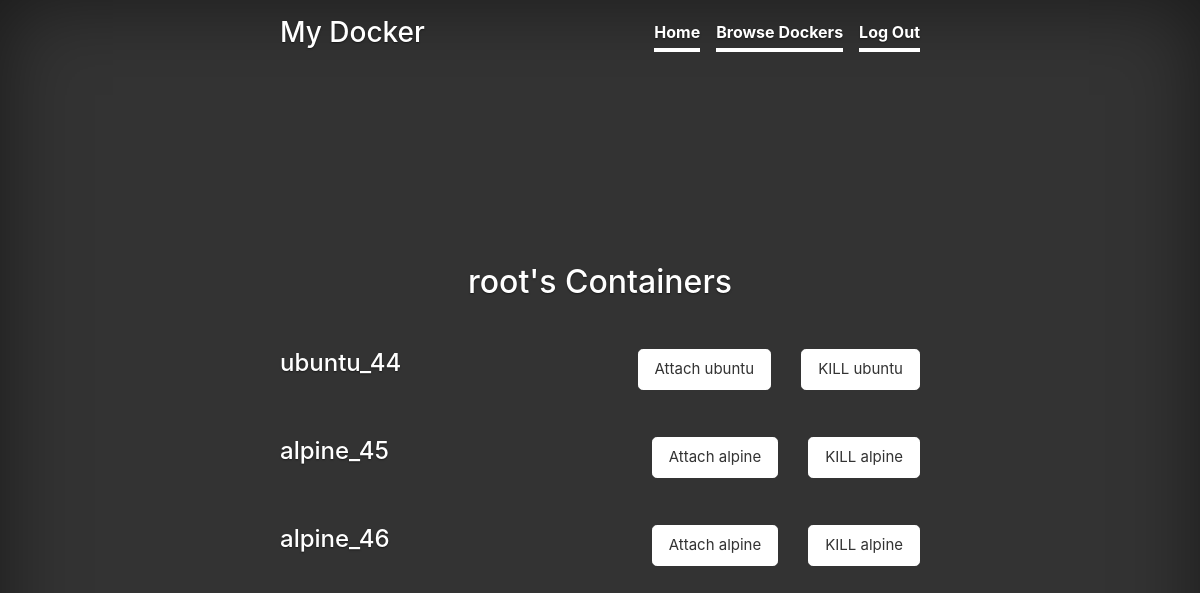
The page / (signed in) on the database as committed earlier.
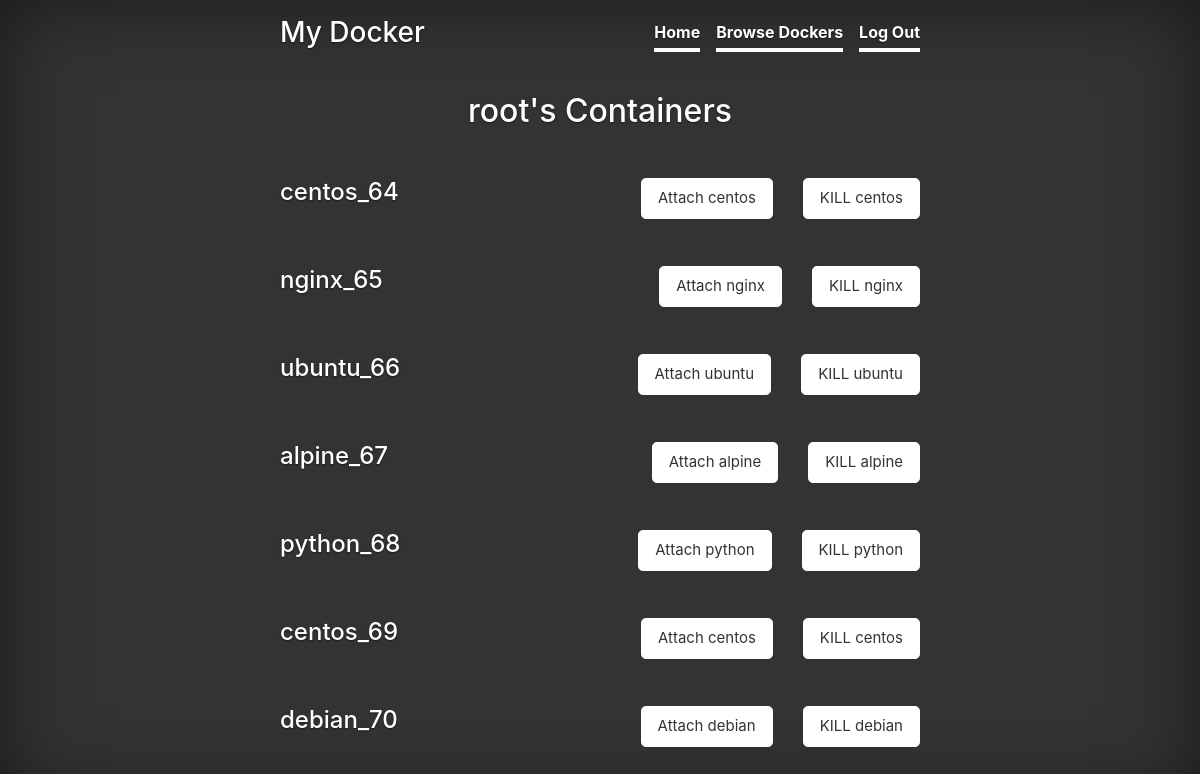
The same page on the database as committed later.
### users/models.py (models this page shows, shortened)
class Machines(models.Model):
	user = models.ForeignKey(User, on_delete=models.CASCADE,related_name="machine")
	instance_id = models.TextField()
	instance_name = models.TextField()

### users/views.py (the view)
# urls.py: 2. Add a URL to urlpatterns:  path('', views.home, name='home')
def home(request):
    if request.user.is_authenticated:
        username = request.user.username
        u = User.objects.get(username=username)
        user_machines = u.machine.all().values()
        print(user_machines)
        return render(request, 'home.html',{'machine':user_machines})
    else:
        return render(request, 'home.html')

### templates/home.html (shortened to what this page needs)
{% extends 'base.html' %}
{% block content %}
        {% if user.is_authenticated %}
        <p> <br></p>
        <h2>{{ user}}'s Containers</h2>
		<p> <br></p>
        {% for item in machine %}
        <div class=".myDiv">
		<h4 style="float: left">{{ item.instance_name}}_{{item.id}} </h4>
	  <a href="/kill/?id={{item.instance_id}}" class="btn btn-lg btn-secondary" style="float:right; font-size: 15px;  margin-left: 30px"> KILL {{item.instance_name }}</a>
	  <a href="/console/?id={{item.instance_id}}" class="btn btn-lg btn-secondary" style="float:right; font-size: 15px;"> Attach {{item.instance_name }}</a>
		<p> <br><br></p>
		</div>
        {% endfor %}
        {% else %}
        <h1 class="">Launch Your Docker Instance.</h1>
        {% endif %}
    {% endblock %}

Rows that differ between the two databases and show on the page:
removed Machines: instance_name "ubuntu", id "44"
removed Machines: instance_name "alpine", id "45"
removed Machines: instance_name "alpine", id "46"
added Machines: instance_name "centos", id "64"
added Machines: instance_name "nginx", id "65"
added Machines: instance_name "ubuntu", id "66"
added Machines: instance_name "alpine", id "67"
added Machines: instance_name "python", id "68"
added Machines: instance_name "centos", id "69"
added Machines: instance_name "debian", id "70"
